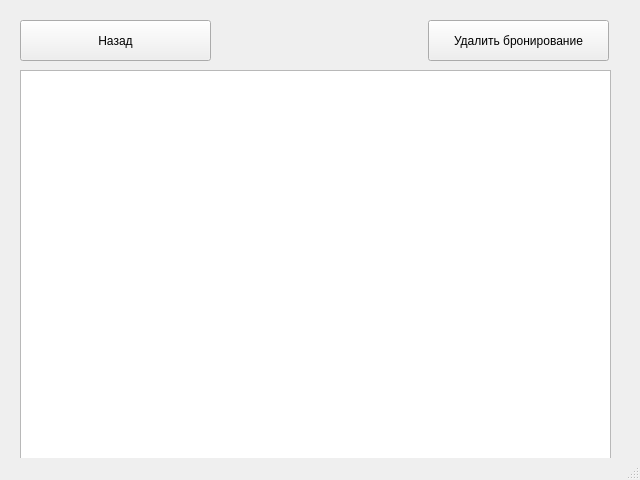
<?xml version="1.0" encoding="UTF-8"?>
<ui version="4.0">
 <class>MainWindow</class>
 <widget class="QMainWindow" name="MainWindow">
  <property name="geometry">
   <rect>
    <x>0</x>
    <y>0</y>
    <width>640</width>
    <height>480</height>
   </rect>
  </property>
  <property name="windowTitle">
   <string>MainWindow</string>
  </property>
  <widget class="QWidget" name="centralwidget">
   <widget class="QPushButton" name="pushButton">
    <property name="geometry">
     <rect>
      <x>20</x>
      <y>20</y>
      <width>191</width>
      <height>41</height>
     </rect>
    </property>
    <property name="text">
     <string>Назад</string>
    </property>
   </widget>
   <widget class="QPushButton" name="pushButton_2">
    <property name="geometry">
     <rect>
      <x>428</x>
      <y>20</y>
      <width>181</width>
      <height>41</height>
     </rect>
    </property>
    <property name="text">
     <string>Удалить бронирование</string>
    </property>
   </widget>
   <widget class="QTableWidget" name="tableWidget">
    <property name="geometry">
     <rect>
      <x>20</x>
      <y>70</y>
      <width>591</width>
      <height>391</height>
     </rect>
    </property>
   </widget>
  </widget>
  <widget class="QStatusBar" name="statusbar"/>
 </widget>
 <resources/>
 <connections/>
</ui>
